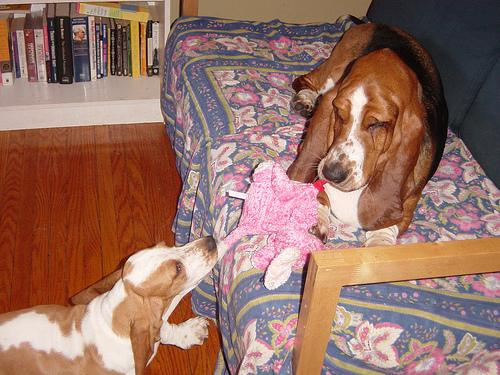
#> input picture Images/n02088238-basset/n02088238_10013.jpg, 500 x 375 px; its folder holds only this picture in this run
$ jupyter execute --allow-errors logistic_sift.ipynb
#> lines starting #> are read from the running program, lines starting #| are printed output that depends on the picture
[cell 1]
import cv2
import numpy as np
import os
from sklearn.model_selection import train_test_split
from sklearn.linear_model import LogisticRegression
from sklearn.metrics import accuracy_score

def extract_sift_features(image):
    sift = cv2.SIFT_create()
    keypoints, descriptors = sift.detectAndCompute(image, None)
    return descriptors

def load_images(folder_path):
#> called with folder_path = './Images/'
    images = []
    labels = []
    for label in os.listdir(folder_path):
        label_path = os.path.join(folder_path, label)
        for image_file in os.listdir(label_path):
            image_path = os.path.join(label_path, image_file)
            img = cv2.imread(image_path)
#> img is the input picture: shape (375, 500, 3); mean B, G, R 99.9, 112.3, 150.1
            img = cv2.cvtColor(img, cv2.COLOR_BGR2GRAY)
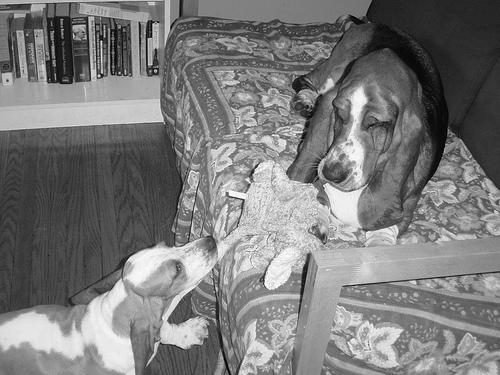
#> img: shape (375, 500); min 0, max 255, mean 122.2
            images.append(img)
            labels.append(label)
#> pass 2 of the loop in load_images, `for label in os.listdir(folder_path):`:
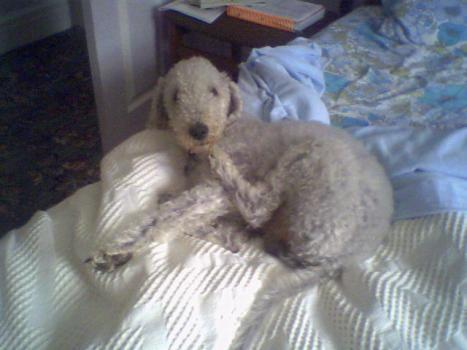
#> input picture Images/n02093647-Bedlington_terrier/n02093647_1071.jpg, 467 x 350 px
#> in load_images, img is the input picture: shape (350, 467, 3); mean B, G, R 127.6, 121.4, 119.3
#> in load_images, `img = cv2.cvtColor(img, cv2.COLOR_BGR2GRAY)`:
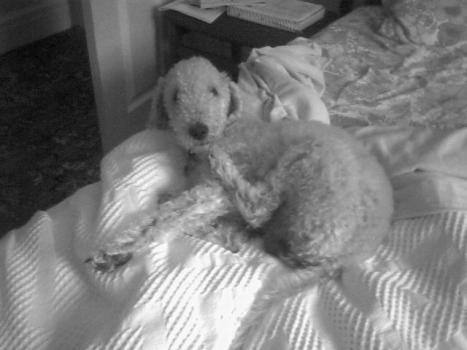
#> img: shape (350, 467); min 4, max 255, mean 121.5
#> in main, `images, labels = load_images(folder_path)`: images = 2 items; labels = ['n02088238-basset', 'n02093647-Bedlington_terrier']
    return images, labels

def preprocess_images(images):
    sift = cv2.SIFT_create()
    sift_features_list = []
    for image in images:
        keypoints, descriptors = sift.detectAndCompute(image, None)
        sift_features_list.append(descriptors)
#> this loop made 2 passes
#> after the loop, sift_features_list = 2 items
    return sift_features_list

def create_bag_of_words(all_descriptors, dictionary_size):
    FLANN_INDEX_KDTREE = 1
    index_params = dict(algorithm=FLANN_INDEX_KDTREE, trees=5)
    search_params = dict(checks=50)
    flann = cv2.FlannBasedMatcher(index_params, search_params)

    criteria = (cv2.TERM_CRITERIA_EPS + cv2.TERM_CRITERIA_MAX_ITER, 10, 0.01)
    _, dictionary, _ = cv2.kmeans(all_descriptors, dictionary_size, None, criteria, 10, cv2.KMEANS_RANDOM_CENTERS)

    return dictionary

def convert_to_bow(descriptors, dictionary, flann):
    bow_feature = np.zeros(len(dictionary), dtype=np.float32)
    matches = flann.knnMatch(np.float32(descriptors), np.float32(dictionary), k=2)
    for match in matches:
        if len(match) >= 1:
            idx = match[0].trainIdx
            bow_feature[idx] += 1
    return bow_feature

def main():
    folder_path = './Images/'  # Replace this with the path to your dataset folder
    images, labels = load_images(folder_path)

    sift_features = preprocess_images(images)
#> sift_features = 2 items
    all_descriptors = [descriptor for sublist in sift_features for descriptor in sublist]
#> all_descriptors = 3119 items

    dictionary_size = 100  # Define the size of the visual words vocabulary
    dictionary = create_bag_of_words(np.array(all_descriptors), dictionary_size)
#> in create_bag_of_words, `_, dictionary, _ = cv2.kmeans(all_descriptors, dictionary_size, None, ..`: dictionary = 3119 values, max 99 at index 2695, min 0 at index 196, mean 58.55

    FLANN_INDEX_KDTREE = 1
    index_params = dict(algorithm=FLANN_INDEX_KDTREE, trees=5)
    search_params = dict(checks=50)
    flann = cv2.FlannBasedMatcher(index_params, search_params)

    bow_features = [convert_to_bow(descriptors, dictionary, flann) for descriptors in sift_features]
#> in convert_to_bow, `bow_feature = np.zeros(len(dictionary), dtype=np.float32)`: bow_feature = 3119 values from 0 to 0

    X = np.array(bow_features)
    y = np.array(labels)

    X_train, X_test, y_train, y_test = train_test_split(X, y, test_size=0.2, random_state=11)

    logistic_reg = LogisticRegression(max_iter=1000, solver='liblinear', multi_class='ovr')
    logistic_reg.fit(X_train, y_train)

    y_pred = logistic_reg.predict(X_test)

    accuracy = accuracy_score(y_test, y_pred)

    print(f"Accuracy using SIFT and BoW: {accuracy}")

#> (the rest of this cell did not finish here and is left out)
